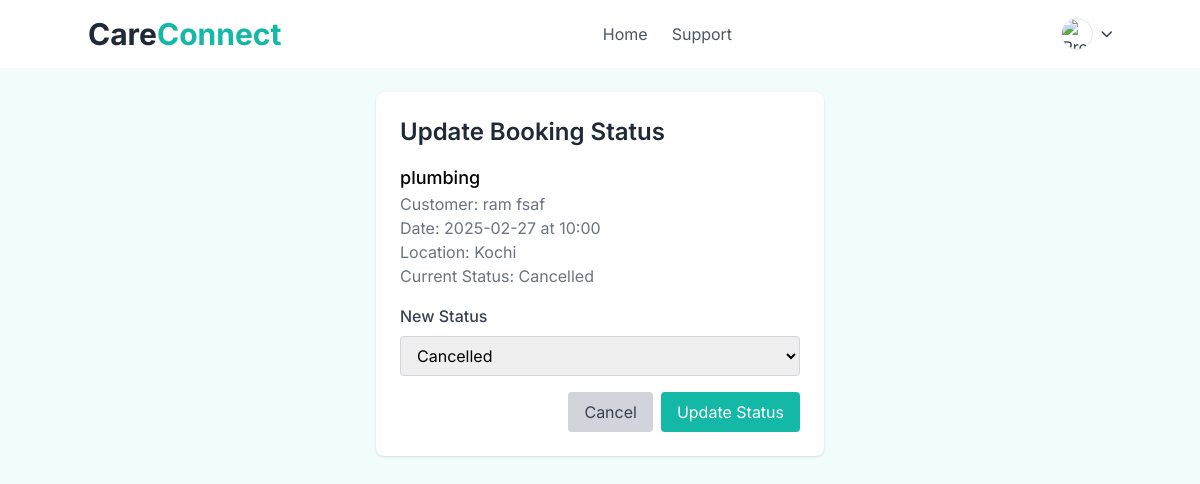
The page /services/booking/7/update-status/ (signed in) on the database its author committed.
### services/models.py (models this page shows, shortened)
class Booking(models.Model):
    service = models.ForeignKey(Service, on_delete=models.CASCADE, related_name='bookings')
    customer = models.ForeignKey(User, on_delete=models.CASCADE, related_name='bookings')
    provider = models.ForeignKey(ServiceProvider, on_delete=models.CASCADE, related_name='provider_bookings')
    booking_date = models.DateField()
    booking_time = models.TimeField()
    STATUS_CHOICES = [
        ('pending', 'Pending'),
        ('confirmed', 'Confirmed'),
        ('in_progress', 'In Progress'),
        ('completed', 'Completed'),
        ('cancelled', 'Cancelled')
    ]
    status = models.CharField(max_length=20, choices=STATUS_CHOICES, default='pending')
    total_amount = models.DecimalField(max_digits=10, decimal_places=2)
    special_instructions = models.TextField(blank=True, null=True)
    service_location = models.TextField()
    created_at = models.DateTimeField(auto_now_add=True)
    updated_at = models.DateTimeField(auto_now=True)

class Service(models.Model):
    provider = models.ForeignKey(ServiceProvider, on_delete=models.CASCADE, related_name='services')
    category = models.ForeignKey(ServiceCategory, on_delete=models.CASCADE)
    name = models.CharField(max_length=255)
    description = models.TextField()
    base_price = models.DecimalField(max_digits=10, decimal_places=2)
    image = models.ImageField(upload_to='service_images/', null=True, blank=True)
    is_active = models.BooleanField(default=True)
    created_at = models.DateTimeField(auto_now_add=True)
    updated_at = models.DateTimeField(auto_now=True)
    class Meta:
        ordering = ['-created_at']

### accounts/models.py (models this page shows, shortened)
class User(AbstractUser):
    phone_number = models.CharField(max_length=20)
    address = models.TextField()
    city = models.CharField(max_length=100)
    state = models.CharField(max_length=100)
    zip_code = models.CharField(max_length=20)
    user_type = models.CharField(max_length=20, choices=[
        ('customer', 'Customer'),
        ('service_provider', 'Service Provider')
    ])
    created_at = models.DateTimeField(auto_now_add=True)
    updated_at = models.DateTimeField(auto_now=True)
    profile_picture = models.ImageField(upload_to='profile_pictures/', null=True, blank=True)
    is_verified = models.BooleanField(default=False)
    bio = models.TextField(blank=True)
    preferred_communication = models.CharField(
        max_length=20,
        choices=[
            ('email', 'Email'),
            ('phone', 'Phone'),
            ('both', 'Both')
        ],
        default='email'
    )
    account_status = models.CharField(
        max_length=20,
        choices=[
            ('active', 'Active'),
            ('inactive', 'Inactive'),
            ('suspended', 'Suspended')
        ],
        default='active'
    )

### services/views.py (the view, shortened to what this page needs)
# urls.py: path('booking/<int:pk>/update-status/', views.BookingStatusUpdateView.as_view(), name='update_booking_status'),
class BookingStatusUpdateView(LoginRequiredMixin, UserPassesTestMixin, UpdateView):
    model = Booking
    fields = ['status']
    template_name = 'update_booking_status.html'
    def test_func(self):
        booking = self.get_object()
        return hasattr(self.request.user, 'serviceprovider') and self.request.user.serviceprovider == booking.provider

### templates/update_booking_status.html (shortened to what this page needs)
{% extends 'base.html' %}
{% load static %}
{% block content %}
<div class="min-h-screen bg-teal-50 p-6">
    <div class="max-w-md mx-auto bg-white rounded-lg shadow p-6">
        <h2 class="text-2xl font-semibold mb-4 text-gray-800">Update Booking Status</h2>
        <div class="mb-4">
            <h3 class="font-medium text-lg">{{ booking.service.name }}</h3>
            <p class="text-gray-500">Customer: {{ booking.customer.get_full_name }}</p>
            <p class="text-gray-500">Date: {{ booking.booking_date|date:"Y-m-d" }} at {{ booking.booking_time|time:"H:i" }}</p>
            <p class="text-gray-500">Location: {{ booking.service_location }}</p>
            <p class="text-gray-500">Current Status: {{ booking.get_status_display }}</p>
        </div>
        <form method="post">
            <div class="mb-4">
                <label for="{{ form.status.id_for_label }}" class="block text-gray-700 font-medium mb-2">New Status</label>
                <select name="{{ form.status.name }}" id="{{ form.status.id_for_label }}" class="w-full px-3 py-2 border border-gray-300 rounded focus:outline-none focus:ring-2 focus:ring-teal-500">
                    {% for value, display in form.fields.status.choices %}
                        <option value="{{ value }}" {% if value == booking.status %}selected{% endif %}>{{ display }}</option>
                    {% endfor %}
                </select>
            </div>
            <div class="flex justify-end gap-2">
                <a href="{% url 'accounts:provider_dashboard' %}" class="px-4 py-2 bg-gray-300 text-gray-700 rounded hover:bg-gray-400 transition-colors">
                    Cancel
                </a>
                <button type="submit" class="px-4 py-2 bg-teal-500 text-white rounded hover:bg-teal-600 transition-colors">
                    Update Status
                </button>
            </div>
        </form>
    </div>
</div>
{% endblock %}

### templates/base.html (style rules this page uses)
body { font-family: 'Inter', sans-serif; }

### rows shown on the page
Booking: service.name "plumbing", customer.get_full_name "ram fsaf", booking_date "2025-02-27", booking_time "10:00", service_location "Kochi", status "Cancelled"
